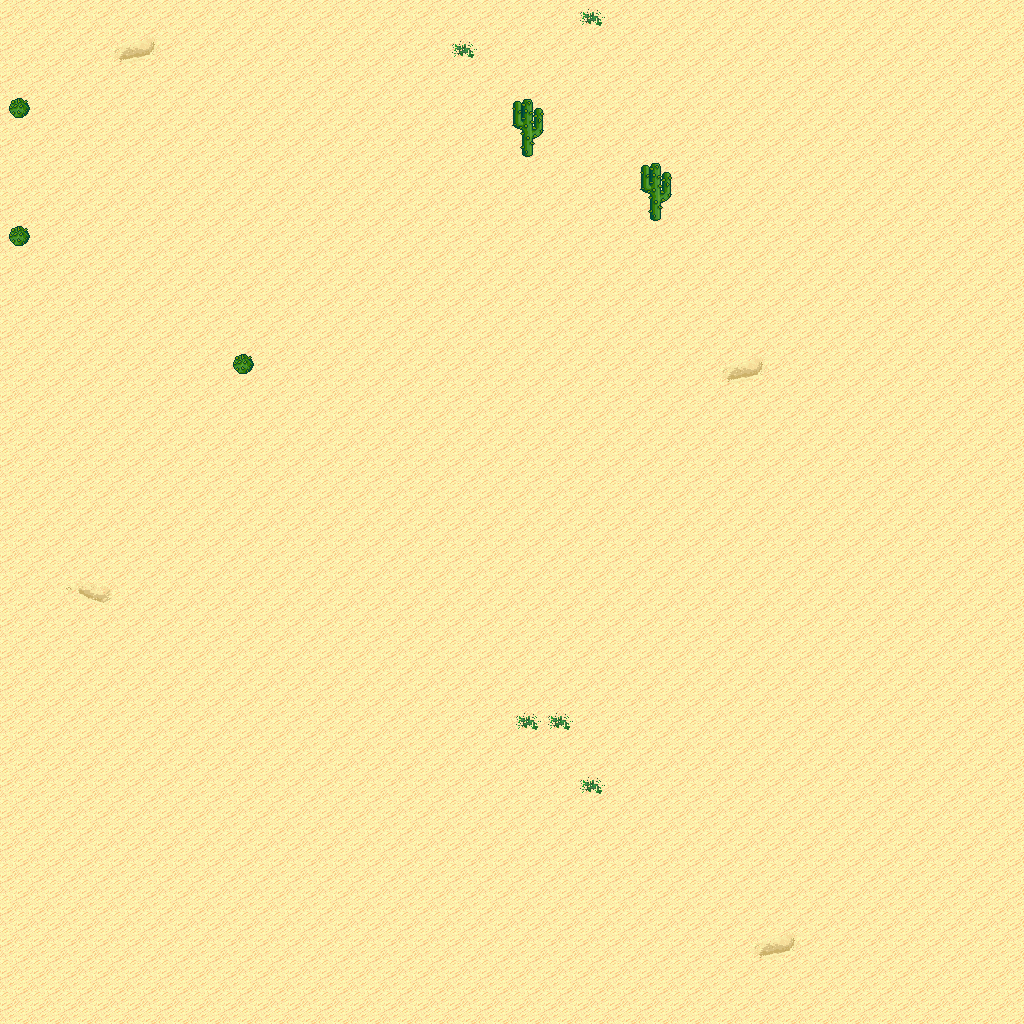

This game map was drawn from its Tiled (.tmx) file and the tilesets committed beside it. A one-line description and the trimmed map source follow:
An orthogonal 32x32 tile map with 32x32 px tiles, 5 tile layers (Ground, Objects, Objects2, Above, ...), 1 hidden layer not drawn, 8 tilesets.

<map version="1.10" tiledversion="1.11.0" orientation="orthogonal" renderorder="right-down" width="32" height="32" tilewidth="32" tileheight="32" infinite="0" nextlayerid="11" nextobjectid="1">
 <tileset firstgid="1" name="logic_collision" tilewidth="32" tileheight="32" tilecount="1" columns="1">
  <image source="../drawable/logic_collision.png" width="32" height="32" />
 </tileset>
 <tileset firstgid="2" name="ground_ground" tilewidth="32" tileheight="32" tilecount="33" columns="3">
  <image source="../drawable/ground_ground.png" width="96" height="352" />
 </tileset>
 <tileset firstgid="35" name="ground_ridge_earth_pale" tilewidth="32" tileheight="32" tilecount="96" columns="12">
  <image source="../drawable/ground_ridge_earth_pale.png" width="384" height="256" />
 </tileset>
 <tileset firstgid="131" name="ground_ridge_earth_dark" tilewidth="32" tileheight="32" tilecount="96" columns="12">
  <image source="../drawable/ground_ridge_earth_dark.png" width="384" height="256" />
 </tileset>
 <tileset firstgid="227" name="terrain_desert" tilewidth="32" tileheight="32" tilecount="88" columns="8">
  <image source="../drawable/terrain_desert.png" width="256" height="352" />
 </tileset>
 <tileset firstgid="315" name="plant_tree_tree_darkgreen" tilewidth="32" tileheight="32" tilecount="88" columns="8">
  <image source="../drawable/plant_tree_tree_darkgreen.png" width="256" height="352" />
 </tileset>
 <tileset firstgid="403" name="ground_sand_2" tilewidth="32" tileheight="32" tilecount="15" columns="5">
  <image source="../drawable/ground_sand_2.png" width="160" height="96" />
 </tileset>
 <tileset firstgid="418" name="plant_cactus_2" tilewidth="32" tileheight="32" tilecount="10" columns="5">
  <image source="../drawable/plant_cactus_2.png" width="160" height="64" />
 </tileset>
 <layer id="1" name="Ground" width="32" height="32">
  <data>[1024 cells, 1024 non-empty, 6 distinct tile ids]</data>
 </layer>
 <layer id="2" name="Objects" width="32" height="32">
  <data>[1024 cells, 5 non-empty, 2 distinct tile ids]</data>
 </layer>
 <layer id="3" name="Objects2" width="32" height="32">
  <data>[1024 cells, 0 non-empty, 0 distinct tile ids]</data>
 </layer>
 <layer id="4" name="Above" width="32" height="32">
  <data>[1024 cells, 2 non-empty, 1 distinct tile ids]</data>
 </layer>
 <layer id="5" name="Above2" width="32" height="32">
  <data>[1024 cells, 0 non-empty, 0 distinct tile ids]</data>
 </layer>
 <layer id="6" name="Walkable" width="32" height="32" visible="0">
  <data>[1024 cells, 5 non-empty, 1 distinct tile ids]</data>
 </layer>
 <objectgroup id="7" name="Mapevents" />
 <objectgroup id="8" name="Spawn" />
 <objectgroup id="9" name="Keys" />
 <objectgroup id="10" name="Replace" />
</map>
